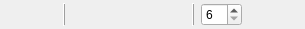
<?xml version="1.0" encoding="UTF-8"?>
<ui version="4.0">
 <class>MapRulerProperties</class>
 <widget class="QWidget" name="MapRulerProperties">
  <property name="geometry">
   <rect>
    <x>0</x>
    <y>0</y>
    <width>293</width>
    <height>28</height>
   </rect>
  </property>
  <property name="windowTitle">
   <string>Ruler Properties</string>
  </property>
  <layout class="QHBoxLayout" name="horizontalLayout_2">
   <property name="leftMargin">
    <number>3</number>
   </property>
   <property name="topMargin">
    <number>3</number>
   </property>
   <property name="rightMargin">
    <number>3</number>
   </property>
   <property name="bottomMargin">
    <number>3</number>
   </property>
   <item>
    <widget class="QToolButton" name="greatCircleMode">
     <property name="toolTip">
      <string>Great circle mode</string>
     </property>
     <property name="iconSize">
      <size>
       <width>16</width>
       <height>16</height>
      </size>
     </property>
     <property name="checkable">
      <bool>true</bool>
     </property>
     <property name="autoRaise">
      <bool>true</bool>
     </property>
     <attribute name="buttonGroup">
      <string notr="true">rulerModeButtonGroup</string>
     </attribute>
    </widget>
   </item>
   <item>
    <widget class="QToolButton" name="straightLineMode">
     <property name="toolTip">
      <string>Straight line mode</string>
     </property>
     <property name="iconSize">
      <size>
       <width>16</width>
       <height>16</height>
      </size>
     </property>
     <property name="checkable">
      <bool>true</bool>
     </property>
     <property name="autoRaise">
      <bool>true</bool>
     </property>
     <attribute name="buttonGroup">
      <string notr="true">rulerModeButtonGroup</string>
     </attribute>
    </widget>
   </item>
   <item>
    <widget class="Line" name="line">
     <property name="frameShadow">
      <enum>QFrame::Raised</enum>
     </property>
     <property name="orientation">
      <enum>Qt::Vertical</enum>
     </property>
    </widget>
   </item>
   <item>
    <widget class="QToolButton" name="headingButton">
     <property name="toolTip">
      <string>Display heading</string>
     </property>
     <property name="iconSize">
      <size>
       <width>16</width>
       <height>16</height>
      </size>
     </property>
     <property name="checkable">
      <bool>true</bool>
     </property>
     <property name="autoRaise">
      <bool>true</bool>
     </property>
     <attribute name="buttonGroup">
      <string notr="true">labelModeButtonGroup</string>
     </attribute>
    </widget>
   </item>
   <item>
    <widget class="QToolButton" name="rangeButton">
     <property name="toolTip">
      <string>Display distance</string>
     </property>
     <property name="iconSize">
      <size>
       <width>16</width>
       <height>16</height>
      </size>
     </property>
     <property name="checkable">
      <bool>true</bool>
     </property>
     <property name="autoRaise">
      <bool>true</bool>
     </property>
     <attribute name="buttonGroup">
      <string notr="true">labelModeButtonGroup</string>
     </attribute>
    </widget>
   </item>
   <item>
    <widget class="QToolButton" name="speedButton">
     <property name="toolTip">
      <string>Display relative speed</string>
     </property>
     <property name="iconSize">
      <size>
       <width>16</width>
       <height>16</height>
      </size>
     </property>
     <property name="checkable">
      <bool>true</bool>
     </property>
     <property name="autoRaise">
      <bool>true</bool>
     </property>
     <attribute name="buttonGroup">
      <string notr="true">labelModeButtonGroup</string>
     </attribute>
    </widget>
   </item>
   <item>
    <widget class="QToolButton" name="etaButton">
     <property name="toolTip">
      <string>Display ETA</string>
     </property>
     <property name="iconSize">
      <size>
       <width>16</width>
       <height>16</height>
      </size>
     </property>
     <property name="checkable">
      <bool>true</bool>
     </property>
     <property name="autoRaise">
      <bool>true</bool>
     </property>
     <attribute name="buttonGroup">
      <string notr="true">labelModeButtonGroup</string>
     </attribute>
    </widget>
   </item>
   <item>
    <widget class="Line" name="line_2">
     <property name="frameShadow">
      <enum>QFrame::Raised</enum>
     </property>
     <property name="orientation">
      <enum>Qt::Vertical</enum>
     </property>
    </widget>
   </item>
   <item>
    <widget class="QSpinBox" name="labelSize">
     <property name="sizePolicy">
      <sizepolicy hsizetype="Minimum" vsizetype="MinimumExpanding">
       <horstretch>0</horstretch>
       <verstretch>0</verstretch>
      </sizepolicy>
     </property>
     <property name="toolTip">
      <string>Label size</string>
     </property>
     <property name="minimum">
      <number>6</number>
     </property>
     <property name="maximum">
      <number>24</number>
     </property>
    </widget>
   </item>
   <item>
    <widget class="QToolButton" name="labelDestButton">
     <property name="toolTip">
      <string>Show label at destination</string>
     </property>
     <property name="iconSize">
      <size>
       <width>16</width>
       <height>16</height>
      </size>
     </property>
     <property name="checkable">
      <bool>true</bool>
     </property>
     <property name="autoRaise">
      <bool>true</bool>
     </property>
     <attribute name="buttonGroup">
      <string notr="true">labelModeButtonGroup</string>
     </attribute>
    </widget>
   </item>
   <item>
    <widget class="QToolButton" name="labelSrcButton">
     <property name="toolTip">
      <string>Show label at source</string>
     </property>
     <property name="iconSize">
      <size>
       <width>16</width>
       <height>16</height>
      </size>
     </property>
     <property name="checkable">
      <bool>true</bool>
     </property>
     <property name="autoRaise">
      <bool>true</bool>
     </property>
     <attribute name="buttonGroup">
      <string notr="true">labelModeButtonGroup</string>
     </attribute>
    </widget>
   </item>
  </layout>
 </widget>
 <resources/>
 <connections/>
 <buttongroups>
  <buttongroup name="labelModeButtonGroup">
   <property name="exclusive">
    <bool>false</bool>
   </property>
  </buttongroup>
  <buttongroup name="rulerModeButtonGroup"/>
 </buttongroups>
</ui>
